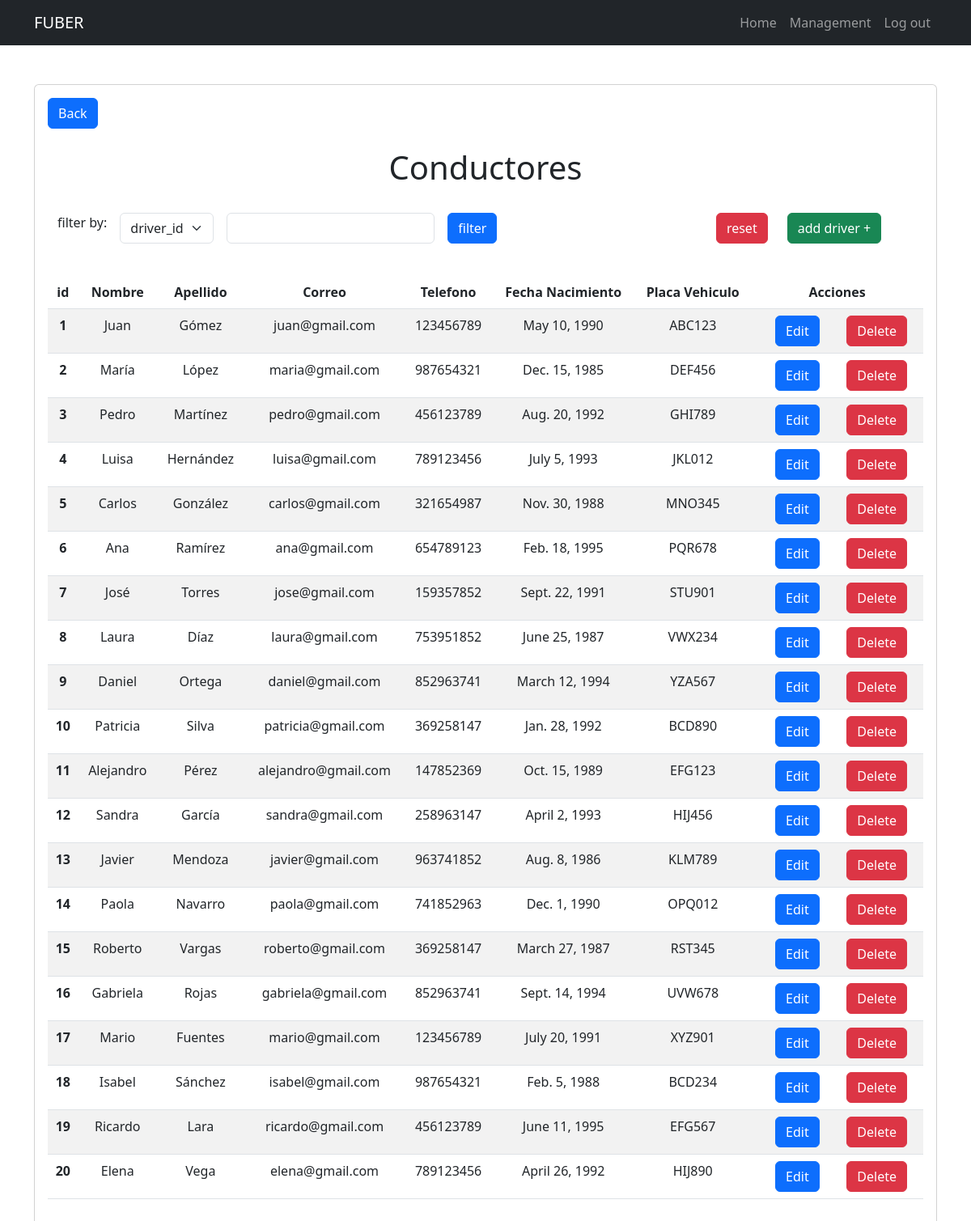
/conductores/ (signed in), run on an earlier commit of the app's database.
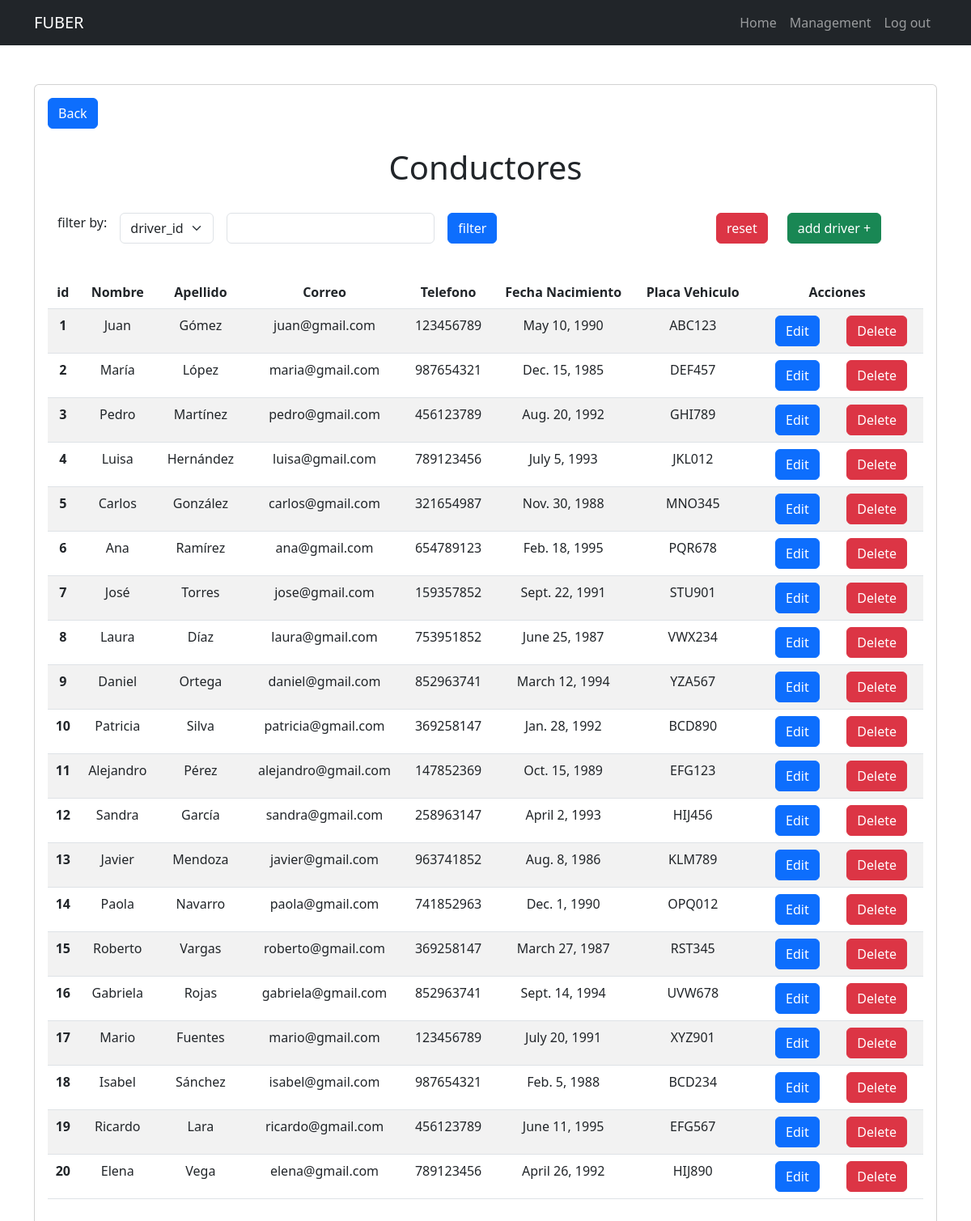
And on a later commit of the database.
### fuber/models.py (models this page shows, shortened)
class conductor(models.Model):
    driver_id = models.AutoField(primary_key=True)
    nombre = models.CharField(max_length=50)
    apellido = models.CharField(max_length=50)
    correo = models.CharField(max_length=50)
    telefono = models.CharField(max_length=50)
    fecha_nacimiento = models.DateField()
    vehicle = models.OneToOneField(vehiculo, on_delete=models.CASCADE)

class vehiculo(models.Model):
    vehicle_id = models.AutoField(primary_key=True)
    marca = models.CharField(max_length=50)
    color = models.CharField(max_length=50)
    placa = models.CharField(max_length=50, unique=True)
    descripcion = models.CharField(max_length=350)

### fuber/views.py (the view, shortened to what this page needs)
# urls.py: path('conductores/', views.conductores, name='conductores'),
@login_required
def conductores(request):
    if request.method == 'GET':
        driver = conductor.objects.all()
        txtFilter = ''
    campos = ['driver_id', 'nombre', 'correo', 'placa']
    return render(request, 'conductor.html', {
        'drivers': driver,
        'campos': campos,
        'txtFilter': txtFilter
    })

### fuber/templates/conductor.html (shortened to what this page needs)
{% extends 'base.html' %} {% block content %}
<div class="row">
  <div class="col-sm-8">
    <a class="btn btn-primary" href="/management">Back</a>
  </div>
</div>
<br />
<div class="container">
  <div class="text-center"><h1>Conductores</h1></div>
</div>
<br />
<div class="container">
  <div class="row">
    <div class="col">
      <form class="row g-3" autocomplete="off" method="post">
        <div class="col-auto">
          <p>filter by:</p>
        </div>
        <div class="col-auto">
          <select
            name="field"
            class="form-select"
            aria-label="Default select example"
          >
            {% for campo in campos %}
            <option value="{{campo}}">{{campo}}</option>
            {% endfor %}
          </select>
        </div>
        <div class="col-auto">
          <input
            name="txtFilter"
            type="text"
            class="form-control"
            value="{{txtFilter}}"
          />
        </div>
        <div class="col-auto">
          <button type="submit" class="btn btn-primary mb-3">filter</button>
        </div>
      </form>
    </div>
    <div class="col-md-auto">
      <form action="{% url 'conductores' %}" method="get">
        <button class="btn btn-danger mb-3">reset</button>
      </form>
    </div>
    <div class="col col-lg-2">
      <form action="{% url 'conductores_create' %}" method="get">
        <button class="btn btn-success mb-3">add driver +</button>
      </form>
    </div>
  </div>
</div>
<br />
<table class="table table-striped text-center">
  <thead>
    <tr>
      <th scope="col">id</th>
      <th scope="col">Nombre</th>
      <th scope="col">Apellido</th>
      <th scope="col">Correo</th>
      <th scope="col">Telefono</th>
      <th scope="col">Fecha Nacimiento</th>
      <th scope="col">Placa Vehiculo</th>
      <th scope="col">Acciones</th>
    </tr>
  </thead>
  <tbody>
    {% for driver in drivers %}
    <tr>
      <th scope="row">{{driver.driver_id}}</th>
      <td>{{driver.nombre}}</td>
      <td>{{driver.apellido}}</td>
      <td>{{driver.correo}}</td>
      <td>{{driver.telefono}}</td>
      <td>{{driver.fecha_nacimiento}}</td>
      <td>{{driver.vehicle.placa}}</td>
      <td>
        <div class="container text-center">
          <div class="row">
            <div class="col">
              <form
                action="{% url 'conductores_edit' driver.driver_id %}"
                method="get"
              >
                <button class="btn btn-primary">Edit</button>
              </form>
            </div>
            <div class="col">
              <form
                action="{% url 'conductores_delete' driver.driver_id %}"
                method="post"
              >
                <button
                  class="btn btn-danger"
                  onclick="return confirmDelete();"
                >
                  Delete
                </button>
              </form>
            </div>
          </div>
        </div>
      </td>
      {% endfor %}
    </tr>
  </tbody>
</table>
{% endblock %}

What changed in the data, as far as the page shows it:
changed through a linked row, conductor "María": vehicle.placa "DEF456" → "DEF457"
